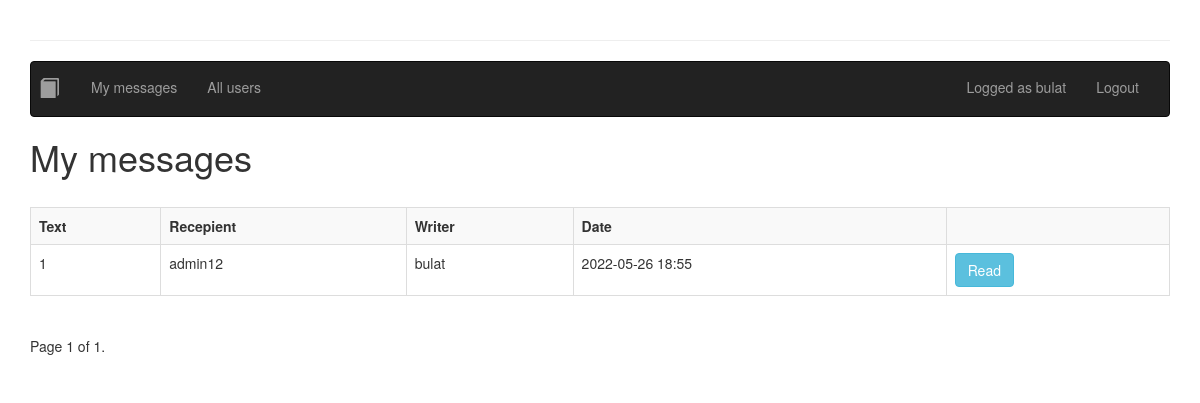
/chat/ (signed in), run on an earlier commit of the app's database.
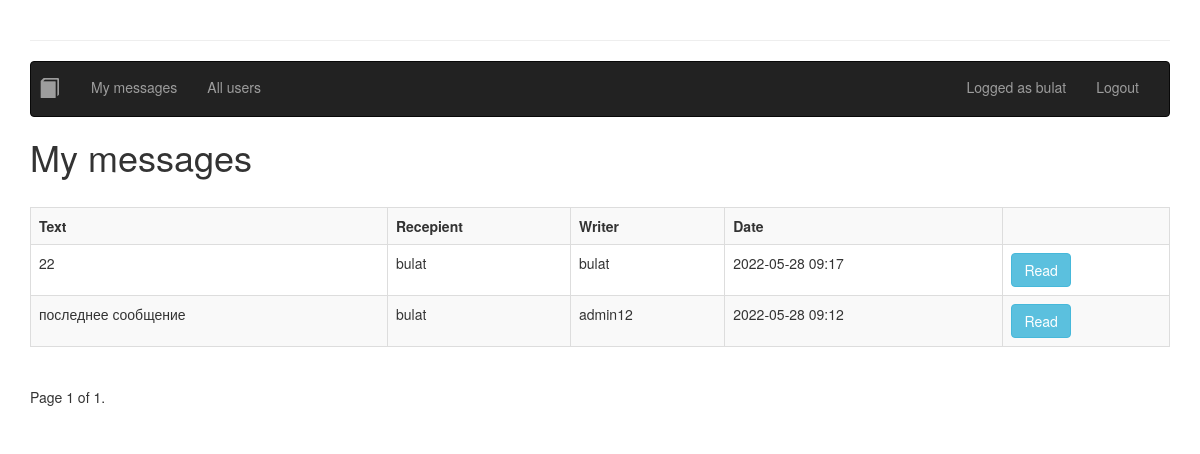
And on a later commit of the database.
### chat/models.py (models this page shows, shortened)
class MessageModel(models.Model):
    user = models.ForeignKey(User, on_delete=models.CASCADE,
                             verbose_name='user',
                             related_name='from_user')
    recipient = models.ForeignKey(User, on_delete=models.CASCADE,
                                  verbose_name='recipient',
                                  related_name='to_user')
    date = models.DateTimeField(auto_now_add=True)
    body = models.TextField('body')

### intra/models.py (models this page shows)
class User(AbstractUser):
    description = models.TextField(null=True)
    picture = models.ImageField(blank=True, upload_to="", null=True)

### chat/views.py (the view)
# urls.py: path('', views.ChatListView.as_view(), name='chat'),
class ChatListView(LoginRequiredMixin, ListView):
    login_url = reverse_lazy('login')
    queryset = MessageModel.objects.filter()
    template_name = 'chat/chat_list.html'
    paginate_by = 10
    def get_queryset(self):
        all_messages = self.queryset.filter(
            Q(recipient=self.request.user) |
            Q(user=self.request.user)
        ).order_by('-date')
        messages_ok = []
        partners = list()
        for message in all_messages:
            key = {message.user.id, message.recipient.id}
            if key in partners:
                continue
            messages_ok.append(message.id)
            partners.append(key)
        return all_messages.filter(pk__in=messages_ok)

### chat/templates/chat/chat_list.html (shortened to what this page needs)
{% extends 'base.html' %} {% load bootstrap3 %} {% load i18n %}
{% block content %}
{% include 'nav.html' %}
    <h1>My messages</h1>
    <div>
  <div class="table-responsive">
<br>
    <table class="table table-striped table-bordered table-hover">
      <tr>
        <th>{% trans 'Text' %}</th>
        <th>{% trans 'Recepient' %}</th>
        <th>{% trans 'Writer' %}</th>
        <th>{% trans 'Date' %}</th>
        <th></th>
      </tr>
      {% for message in object_list %}
      <tr>
        <td>{{ message.body|truncatechars:30 }}</td>
        <td>{{ message.recipient }}</td>
        <td>{{ message.user }}</td>
        <td>{{ message.date|date:'Y-m-d H:i' }}</td>
        <td>
            {% if request.user.id == message.recipient.id %}
          <a href="{% url 'chat_detail' user_id=message.user.id %}" class="btn btn-info">Read</a>
            {% else %}
          <a href="{% url 'chat_detail' user_id=message.recipient.id %}" class="btn btn-info">Read</a>
            {% endif %}
        </td>
      </tr>
      {% endfor %}
    </table>
  <div class="pagination">
    <span class="step-links">
        <span class="current">
            Page {{ page_obj.number }} of {{ page_obj.paginator.num_pages }}.
        </span>
    </span>
</div>
  </div>
</div>
{% endblock content %}

What changed in the data, as far as the page shows it:
no longer on this page (row unchanged): MessageModel: body "1", recipient "admin12", user "bulat", date "2022-05-26 18:55", shows "Read"
added MessageModel: body "22", recipient "bulat", user "bulat", date "2022-05-28 09:17", shows "Read"
added MessageModel: body "последнее сообщение", recipient "bulat", user "admin12", date "2022-05-28 09:12", shows "Read"
